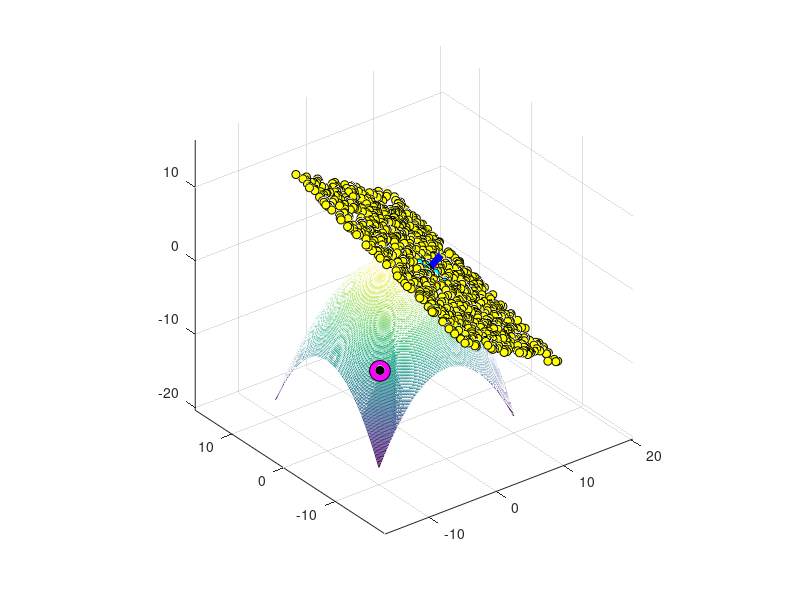

Source code (MATLAB):
x = -10:0.1:10;
y = x;

c = 'rgb';

[X,Y] = meshgrid(x,y);

Z = @(x,y) -(x.^2 + y.^2)/10 + 2;

%%

p1 = rand(2,1)*20 - 10; 
p1(3) = Z(p1(1),p1(2));

P = (rand(10,2)-0.5)*4;
P(:,1) = P(:,1)+p1(1); P(:,2) = P(:,2)+p1(2);
P(:,3) = Z(P(:,1),P(:,2));

[R,~,e] = pca(P);
pmean = mean(P)';
%% New point in plane and reconstruction
z = rand(2,1000)*30 - 15;
pz = R(:,1:2) * z + pmean;
pz = pz';

%% Project random point to new plane

% pn = [-10; -5; 5];
pn = rand(3,1)*30 - 15;
zn = (pn-pmean)' * R(:,1:3);

pnz = R(:,1:3) * zn' + pmean;
pnz = pnz';
pn = pn';
%%
figure(1)
mesh(X,Y,Z(X,Y));
hold on
plot3(p1(1),p1(2),p1(3)*1.01,'ko','markerfacecolor','k');
plot3(P(:,1),P(:,2),P(:,3)*1.01,'ko','markerfacecolor','c');
plot3(pz(:,1),pz(:,2),pz(:,3),'ko','markerfacecolor','y');
plot3(pn(:,1),pn(:,2),pn(:,3),'ko','markerfacecolor','k');
plot3(pnz(:,1),pnz(:,2),pnz(:,3)*1.05,'ko','markerfacecolor','m','markersize',15);

for i = 1:3
    quiver3(p1(1),p1(2),p1(3),R(1,i),R(2,i),R(3,i),2,'color',c(i),'linewidth',5);
end
hold off
axis equal
% xlim([-10 0]);
% ylim([-10 0]);